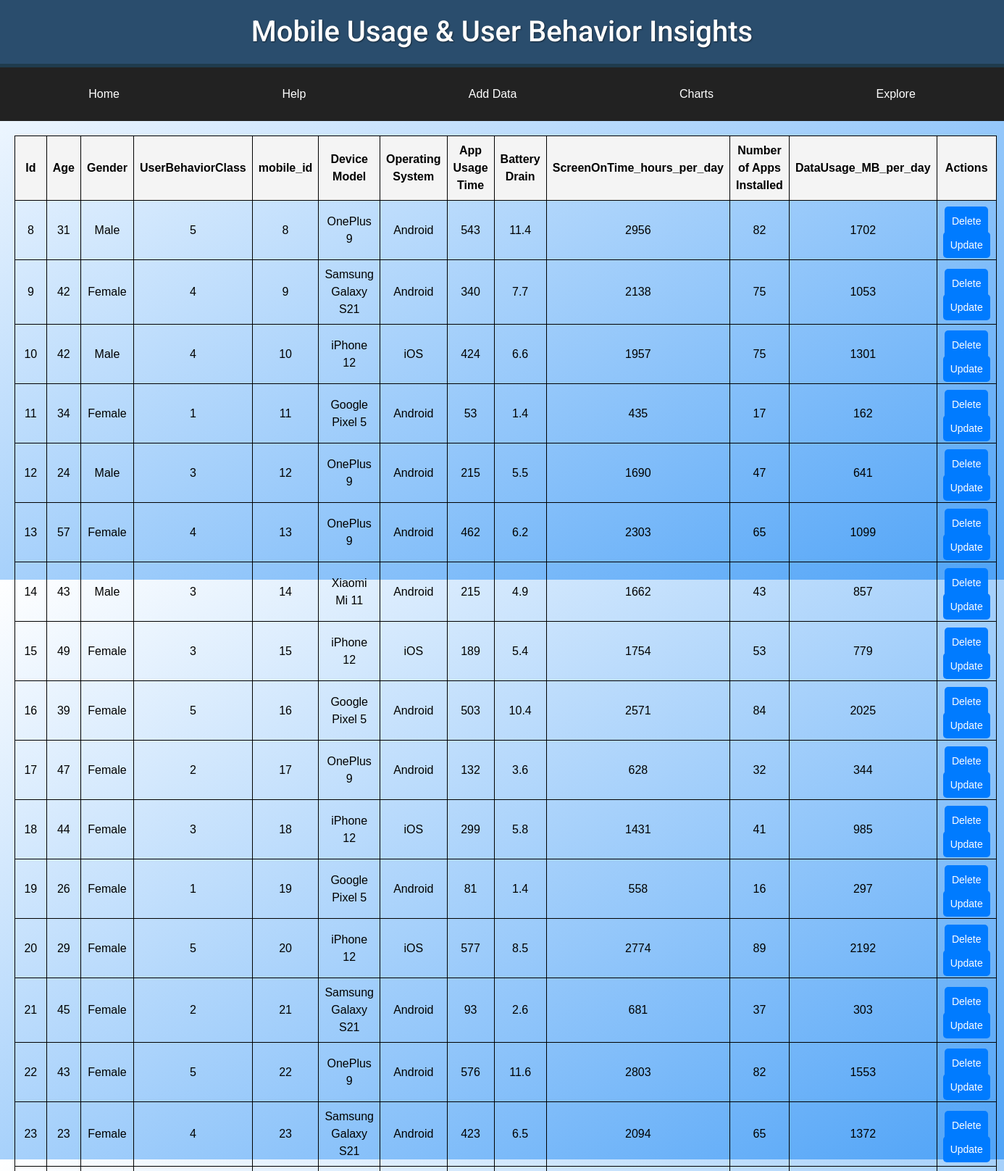
/explore (upper part), run on the app's committed database.
### models/data.py (models this page shows)
class Mobile(db.Model):
    mobile_id = db.Column(db.Integer, primary_key=True)  # Corrected column name
    DeviceModel = db.Column(db.String(100), nullable=False)
    OperatingSystem = db.Column(db.String(100), nullable=False)
    AppusageTime = db.Column(db.Integer, nullable=False)
    BatteryDrain = db.Column(db.Integer, nullable=False)
    ScreenOnTime_hours_per_day = db.Column(db.Integer, nullable=False)  # Corrected column name
    NumberofAppsInstalled = db.Column(db.Integer, nullable=False)
    DataUsage_MB_per_day = db.Column(db.Integer, nullable=False)  # Corrected column name
    user_id = db.Column(db.Integer, db.ForeignKey('user.id'),nullable=False)

class User(db.Model):
    id = db.Column(db.Integer, primary_key=True)
    age = db.Column(db.Integer, nullable=False)
    gender = db.Column(db.String(100), nullable=False)
    UserBehaviorClass = db.Column(db.String(100), nullable=False)
    data = db.relationship('Mobile', backref='user', lazy=True)

### app.py (the view)
@flask_app.route('/explore')
def explore():
    data = Mobile.query.all()
    return render_template('explore.html', content2=data)

### templates/explore.html (shortened to what this page needs)
{% extends 'base.html' %}
{% block content %}
<!DOCTYPE html>
<html lang="en">
<head>
</head>
<body>
    <table>
        <thead>
            <tr>
                <th>Id</th>
                 <th>Age</th>
                <th>Gender</th>
                 <th>UserBehaviorClass</th>
                 <th>mobile_id</th>
                <th>Device Model</th>
                <th>Operating System</th>
                <th>App Usage Time</th>
                <th>Battery Drain</th>
                <th>ScreenOnTime_hours_per_day </th>
                <th>Number of Apps Installed</th>
                <th>DataUsage_MB_per_day </th>
                <th>Actions</th>
            </tr>
        </thead>
        <tbody>
            {% for data in content2 %}
            <tr>
                <td>{{ data.user.id }}</td>
                <td>{{ data.user.age }}</td>
                <td>{{ data.user.gender }}</td>
                <td>{{ data.user.UserBehaviorClass }}</td>
                <td>{{ data.mobile_id }}</td>
                <td>{{ data.DeviceModel }}</td>
                <td>{{ data.OperatingSystem }}</td>
                <td>{{ data.AppusageTime }}</td>
                <td>{{ data.BatteryDrain }}</td>
                <td>{{ data.ScreenOnTime_hours_per_day }}</td>
                <td>{{ data.NumberofAppsInstalled }}</td>
                <td>{{ data.DataUsage_MB_per_day }}</td>
                <td>
                    <button onclick="confirmDelete({{ data.user.id }})" style="display: inline-block; padding: 10px; border: none; border-radius: 5px; background-color: #007BFF; color: white; font-size: 14px; cursor: pointer; text-decoration: none; text-align: center; transition: background-color 0.3s ease;">Delete</button>
                    <a href="/update/{{ data.user.id }}" style="padding: 10px; border: none; border-radius: 5px; background-color: #007BFF; color: white; font-size: 14px; cursor: pointer; text-decoration: none; text-align: center; transition: background-color 0.3s ease;">Update</a>
                </td>
            </tr>
            {% endfor %}
        </tbody>
    </table>
</body>
</html>
{% endblock %}

### templates/base.html (shortened to what this page needs)
<!DOCTYPE html>
<html lang="en">
<head>
    <link href="https://cdn.jsdelivr.net/npm/bootstrap@5.3.3/dist/css/bootstrap.min.css" rel="stylesheet"
>
</head>
<body>
    <header>
        <h1>Mobile Usage & User Behavior Insights</h1>
    </header>
    <nav>
        <a href="/">Home</a>
        <a href="/help">Help</a>
        <a href="/add_data">Add Data</a>
        <a href="/charts">Charts</a>
        <a href="/explore">Explore</a>
    </nav>
    <div class="content">
        {% block content %}{% endblock %}
    </div>
</body>
</html>

### templates/base.html (style rules this page uses)
:root { --primary-color: #4fa3f7; --secondary-color: #2a4d6d; --accent-color: #00b4d8; --text-color: black; --background-gradient: linear-gradient(to bottom right, white, #4fa3f7); }
body { font-family: 'Arial', sans-serif; margin: 0; padding: 0; background: var(--background-gradient); color: var(--text-color); box-sizing: border-box; }
h1, h2, h3 { font-family: 'Roboto', sans-serif; color: var(--text-color); text-shadow: 1px 1px 2px rgba(0, 0, 0, 0.5); }
header { background-color: var(--secondary-color); padding: 20px; text-align: center; border-bottom: 5px solid #1f3b4d; }
header h1 { font-size: 2.5em; margin: 0; color: white; }
nav { display: flex; justify-content: center; background-color: #222; padding: 10px; }
nav a { color: white; text-decoration: none; padding: 15px; text-align: center; flex-grow: 1; transition: background-color 0.3s ease; }
.content { text-align: center; padding: 20px; }

### templates/explore.html (style rules this page uses)
table, th, td { border: solid 1px black; padding: 8px; text-align: center; }
th { background-color: #f4f4f4; }

### data on the page
Mobile: user.id "8", user.age "31", user.gender "Male", user.UserBehaviorClass "5", mobile_id "8", DeviceModel "OnePlus 9", OperatingSystem "Android", AppusageTime "543", BatteryDrain "11.4", ScreenOnTime_hours_per_day "2956", NumberofAppsInstalled "82", DataUsage_MB_per_day "1702"
Mobile: user.id "9", user.age "42", user.gender "Female", user.UserBehaviorClass "4", mobile_id "9", DeviceModel "Samsung Galaxy S21", OperatingSystem "Android", AppusageTime "340", BatteryDrain "7.7", ScreenOnTime_hours_per_day "2138", NumberofAppsInstalled "75", DataUsage_MB_per_day "1053"
Mobile: user.id "10", user.age "42", user.gender "Male", user.UserBehaviorClass "4", mobile_id "10", DeviceModel "iPhone 12", OperatingSystem "iOS", AppusageTime "424", BatteryDrain "6.6", ScreenOnTime_hours_per_day "1957", NumberofAppsInstalled "75", DataUsage_MB_per_day "1301"
Mobile: user.id "11", user.age "34", user.gender "Female", user.UserBehaviorClass "1", mobile_id "11", DeviceModel "Google Pixel 5", OperatingSystem "Android", AppusageTime "53", BatteryDrain "1.4", ScreenOnTime_hours_per_day "435", NumberofAppsInstalled "17", DataUsage_MB_per_day "162"
Mobile: user.id "12", user.age "24", user.gender "Male", user.UserBehaviorClass "3", mobile_id "12", DeviceModel "OnePlus 9", OperatingSystem "Android", AppusageTime "215", BatteryDrain "5.5", ScreenOnTime_hours_per_day "1690", NumberofAppsInstalled "47", DataUsage_MB_per_day "641"
Mobile: user.id "13", user.age "57", user.gender "Female", user.UserBehaviorClass "4", mobile_id "13", DeviceModel "OnePlus 9", OperatingSystem "Android", AppusageTime "462", BatteryDrain "6.2", ScreenOnTime_hours_per_day "2303", NumberofAppsInstalled "65", DataUsage_MB_per_day "1099"
Mobile: user.id "14", user.age "43", user.gender "Male", user.UserBehaviorClass "3", mobile_id "14", DeviceModel "Xiaomi Mi 11", OperatingSystem "Android", AppusageTime "215", BatteryDrain "4.9", ScreenOnTime_hours_per_day "1662", NumberofAppsInstalled "43", DataUsage_MB_per_day "857"
Mobile: user.id "15", user.age "49", user.gender "Female", user.UserBehaviorClass "3", mobile_id "15", DeviceModel "iPhone 12", OperatingSystem "iOS", AppusageTime "189", BatteryDrain "5.4", ScreenOnTime_hours_per_day "1754", NumberofAppsInstalled "53", DataUsage_MB_per_day "779"
Mobile: user.id "16", user.age "39", user.gender "Female", user.UserBehaviorClass "5", mobile_id "16", DeviceModel "Google Pixel 5", OperatingSystem "Android", AppusageTime "503", BatteryDrain "10.4", ScreenOnTime_hours_per_day "2571", NumberofAppsInstalled "84", DataUsage_MB_per_day "2025"
Mobile: user.id "17", user.age "47", user.gender "Female", user.UserBehaviorClass "2", mobile_id "17", DeviceModel "OnePlus 9", OperatingSystem "Android", AppusageTime "132", BatteryDrain "3.6", ScreenOnTime_hours_per_day "628", NumberofAppsInstalled "32", DataUsage_MB_per_day "344"
Mobile: user.id "18", user.age "44", user.gender "Female", user.UserBehaviorClass "3", mobile_id "18", DeviceModel "iPhone 12", OperatingSystem "iOS", AppusageTime "299", BatteryDrain "5.8", ScreenOnTime_hours_per_day "1431", NumberofAppsInstalled "41", DataUsage_MB_per_day "985"
Mobile: user.id "19", user.age "26", user.gender "Female", user.UserBehaviorClass "1", mobile_id "19", DeviceModel "Google Pixel 5", OperatingSystem "Android", AppusageTime "81", BatteryDrain "1.4", ScreenOnTime_hours_per_day "558", NumberofAppsInstalled "16", DataUsage_MB_per_day "297"
Mobile: user.id "20", user.age "29", user.gender "Female", user.UserBehaviorClass "5", mobile_id "20", DeviceModel "iPhone 12", OperatingSystem "iOS", AppusageTime "577", BatteryDrain "8.5", ScreenOnTime_hours_per_day "2774", NumberofAppsInstalled "89", DataUsage_MB_per_day "2192"
Mobile: user.id "21", user.age "45", user.gender "Female", user.UserBehaviorClass "2", mobile_id "21", DeviceModel "Samsung Galaxy S21", OperatingSystem "Android", AppusageTime "93", BatteryDrain "2.6", ScreenOnTime_hours_per_day "681", NumberofAppsInstalled "37", DataUsage_MB_per_day "303"
Mobile: user.id "22", user.age "43", user.gender "Female", user.UserBehaviorClass "5", mobile_id "22", DeviceModel "OnePlus 9", OperatingSystem "Android", AppusageTime "576", BatteryDrain "11.6", ScreenOnTime_hours_per_day "2803", NumberofAppsInstalled "82", DataUsage_MB_per_day "1553"
Mobile: user.id "23", user.age "23", user.gender "Female", user.UserBehaviorClass "4", mobile_id "23", DeviceModel "Samsung Galaxy S21", OperatingSystem "Android", AppusageTime "423", BatteryDrain "6.5", ScreenOnTime_hours_per_day "2094", NumberofAppsInstalled "65", DataUsage_MB_per_day "1372"
